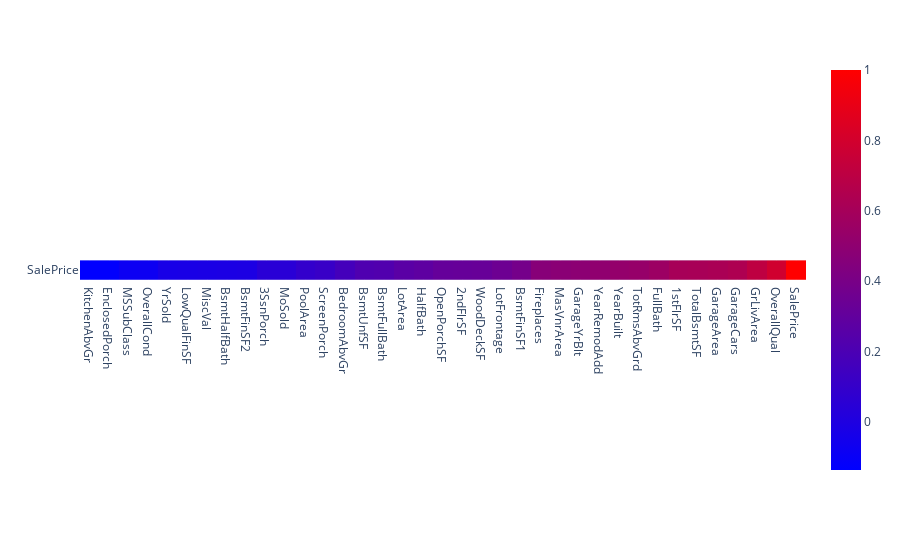

Here is the notebook cell this chart was saved with:
### Markdown cell above
First of all, I'm going to work with the features which are highly correlated with SalePrice.

Some of these features are correlated with each other, so I'm going to keep one of them and drop the other. For instance:

- YearBuilt and GarageYrBlt
- GarageArea and GarageCars

### Code cell
numeric_features = my_module.get_type_features(df, ["int64", "float64"])

df_corr_sorted = (
    df[numeric_features].corr().sort_values(by=["SalePrice"])[["SalePrice"]].T
)

px.imshow(df_corr_sorted, color_continuous_scale=cm)

### Figure 1 — Plotly figure (JSON) as saved in the notebook; plotly's stock layout.template omitted (floating-point values rounded to 4 significant figures)
{"data": [{"coloraxis": "coloraxis", "hovertemplate": "x: %{x}<br>y: %{y}<br>color: %{z}<extra></extra>", "name": "0", "type": "heatmap", "x": ["KitchenAbvGr", "EnclosedPorch", "MSSubClass", "OverallCond", "YrSold", "LowQualFinSF", "MiscVal", "BsmtHalfBath", "BsmtFinSF2", "3SsnPorch", "MoSold", "PoolArea", "ScreenPorch", "BedroomAbvGr", "BsmtUnfSF", "BsmtFullBath", "LotArea", "HalfBath", "OpenPorchSF", "2ndFlrSF", "WoodDeckSF", "LotFrontage", "BsmtFinSF1", "Fireplaces", "MasVnrArea", "GarageYrBlt", "YearRemodAdd", "YearBuilt", "TotRmsAbvGrd", "FullBath", "1stFlrSF", "TotalBsmtSF", "GarageArea", "GarageCars", "GrLivArea", "OverallQual", "SalePrice"], "xaxis": "x", "y": ["SalePrice"], "yaxis": "y", "z": [[-0.1359, -0.1286, -0.08428, -0.07786, -0.02892, -0.02561, -0.02119, -0.01684, -0.01138, 0.04458, 0.04643, 0.0924, 0.1114, 0.1682, 0.2145, 0.2271, 0.2638, 0.2841, 0.3159, 0.3193, 0.3244, 0.3518, 0.3864, 0.4669, 0.4775, 0.4864, 0.5071, 0.5229, 0.5337, 0.5607, 0.6059, 0.6136, 0.6234, 0.6404, 0.7086, 0.791, 1]]}], "layout": {"coloraxis": {"colorscale": [[0, "rgb(0,0,255)"], [1, "rgb(255,0,0)"]]}, "margin": {"t": 60}, "xaxis": {"anchor": "y", "constrain": "domain", "domain": [0, 1], "scaleanchor": "y"}, "yaxis": {"anchor": "x", "autorange": "reversed", "constrain": "domain", "domain": [0, 1]}}}
